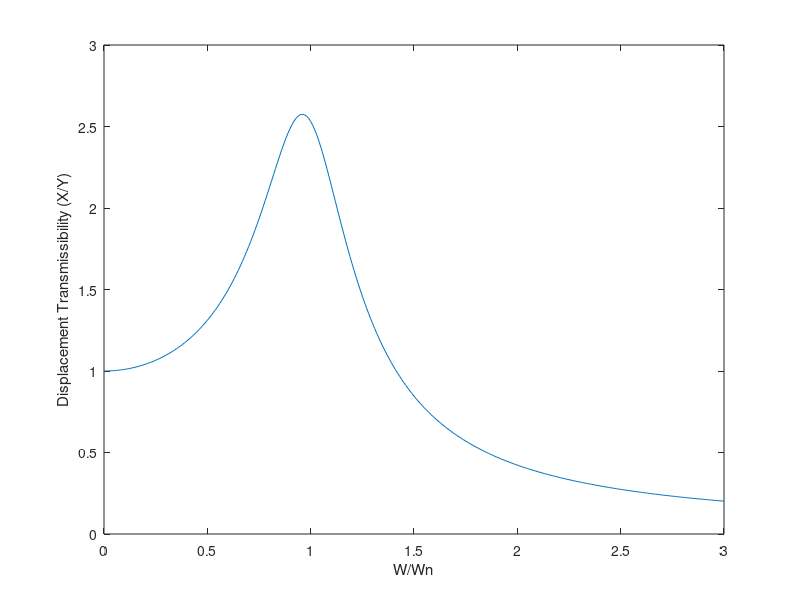
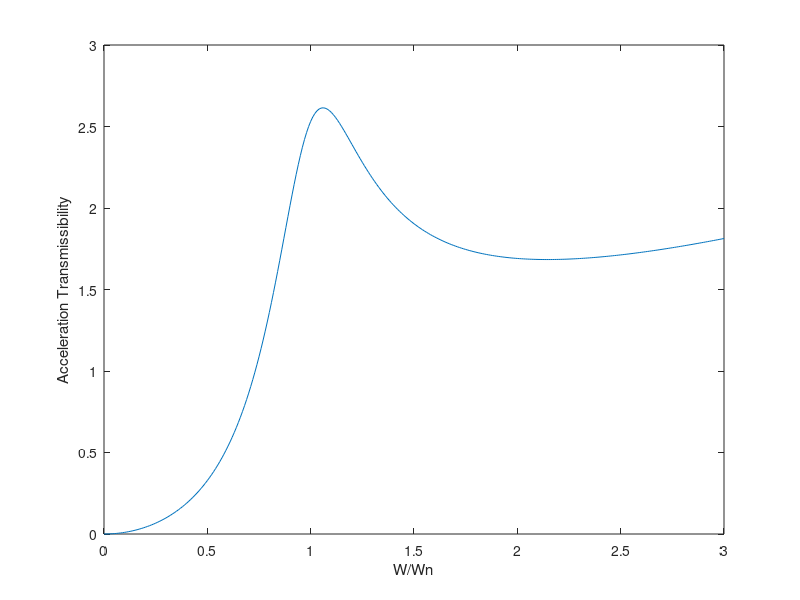

MATLAB code to generate these figures, in order:
clc; clear all; close all;
r=0:0.01:3;
DisT=sqrt(1+(0.43*r).^2)./sqrt((1-r.^2).^2+(0.43*r).^2);
AccT=r.^2.*sqrt(1+(0.43*r).^2)./sqrt((1-r.^2).^2+(0.43*r).^2);

plot(r,DisT)
xlabel('W/Wn')
ylabel('Displacement Transmissibility (X/Y)')
figure
plot(r,AccT)
xlabel('W/Wn')
ylabel('Acceleration Transmissibility')
